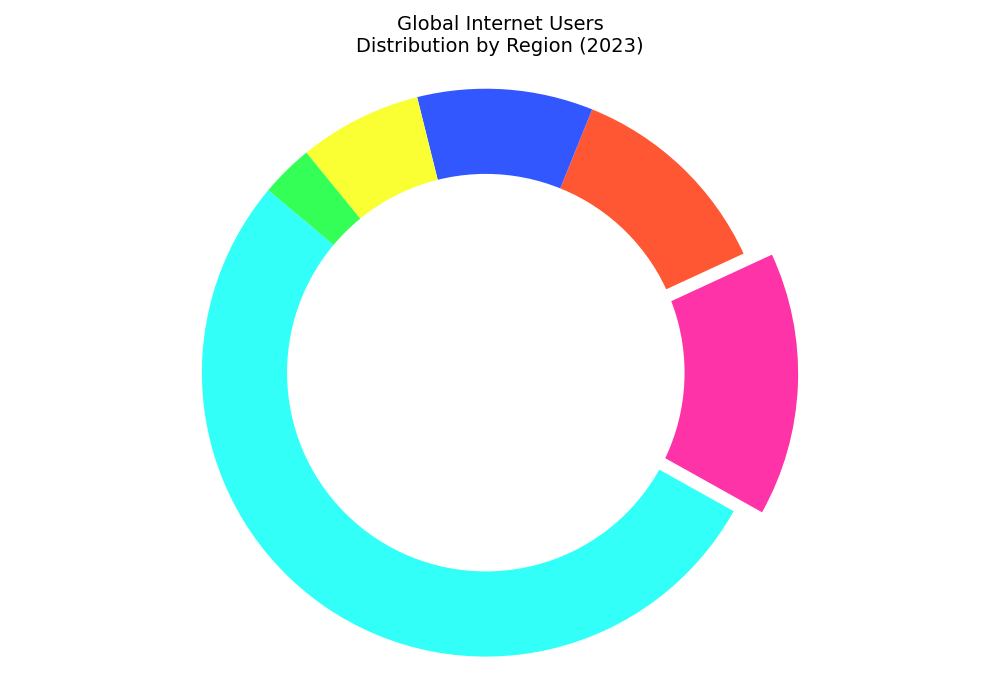

This chart was generated by the following Python code:
import matplotlib.pyplot as plt

regions = ['Asia', 'Europe', 'Africa', 'North America', 'Latin America & Caribbean', 'Oceania']
usage_percentages = [53, 15, 12, 10, 7, 3]

# Applying random stylistic elements
colors = ['#33FFF9', '#FF33A8', '#FF5733', '#3357FF', '#F9FF33', '#33FF57']  # shuffled colors

explode = (0, 0.1, 0, 0, 0, 0)  # changed explode position

plt.figure(figsize=(10, 7))
wedges, texts = plt.pie(usage_percentages, startangle=140, colors=colors,
                                   explode=explode, pctdistance=0.9, shadow=False)

# Varying the font style and weight for the percentages
for text in texts:
    text.set_fontsize(10)
    text.set_fontweight('light')

centre_circle = plt.Circle((0, 0), 0.70, fc='white', linestyle='--', linewidth=1.5)  # dashed line style for circle border
fig = plt.gcf()
fig.gca().add_artist(centre_circle)

plt.title('Global Internet Users\nDistribution by Region (2023)', fontsize=14, fontweight='medium')  # changed font size and weight
plt.axis('equal')

# Removing the legend for a cleaner look
# Adding a grid for better visual aid
plt.grid(which='major', linestyle=':', linewidth=0.5)  # dotted grid style

plt.tight_layout()
plt.show()
